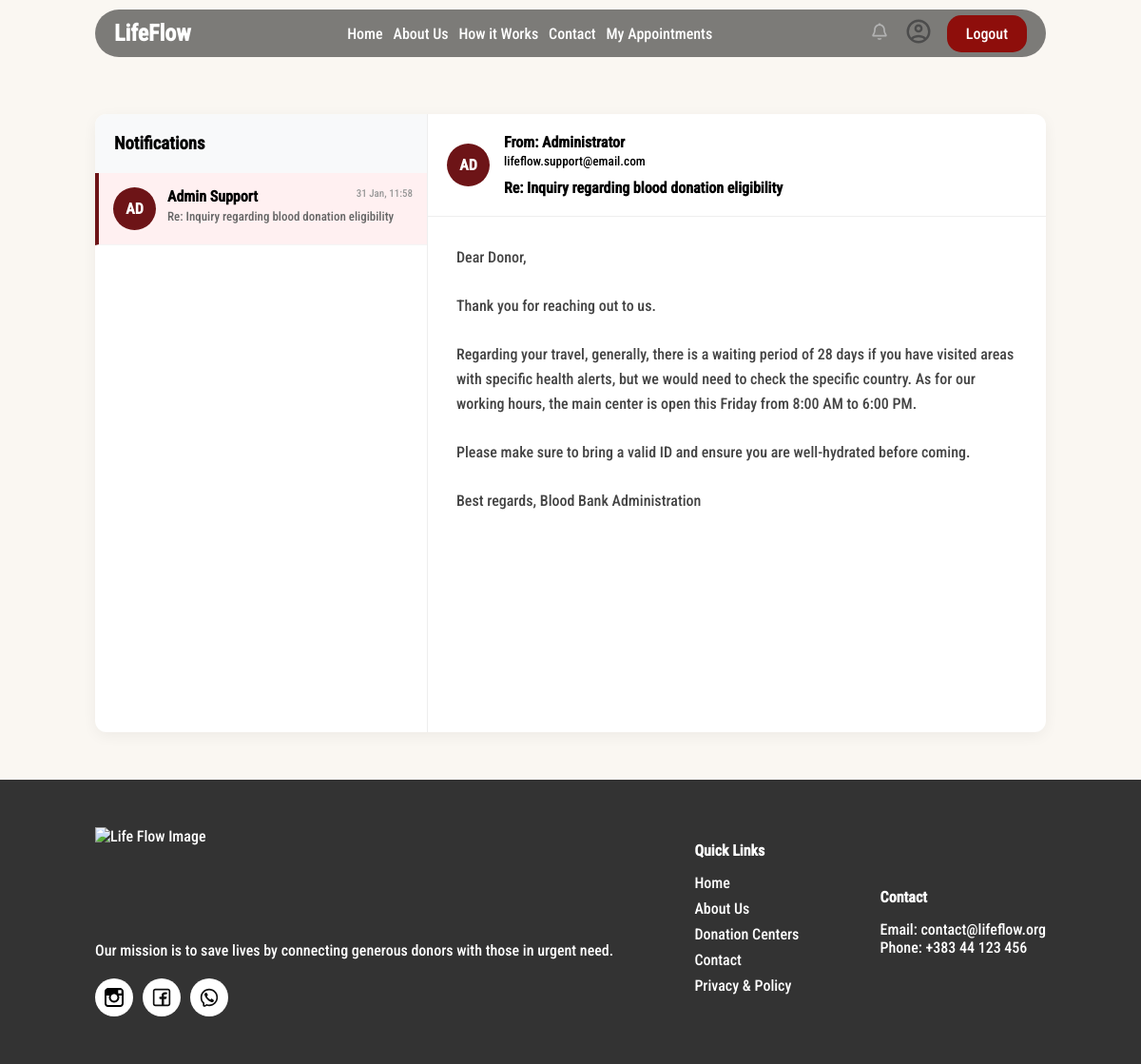
The app's page /pages/notificationsPage/notificationsPage.php?notif_id=5 (signed in), older data.
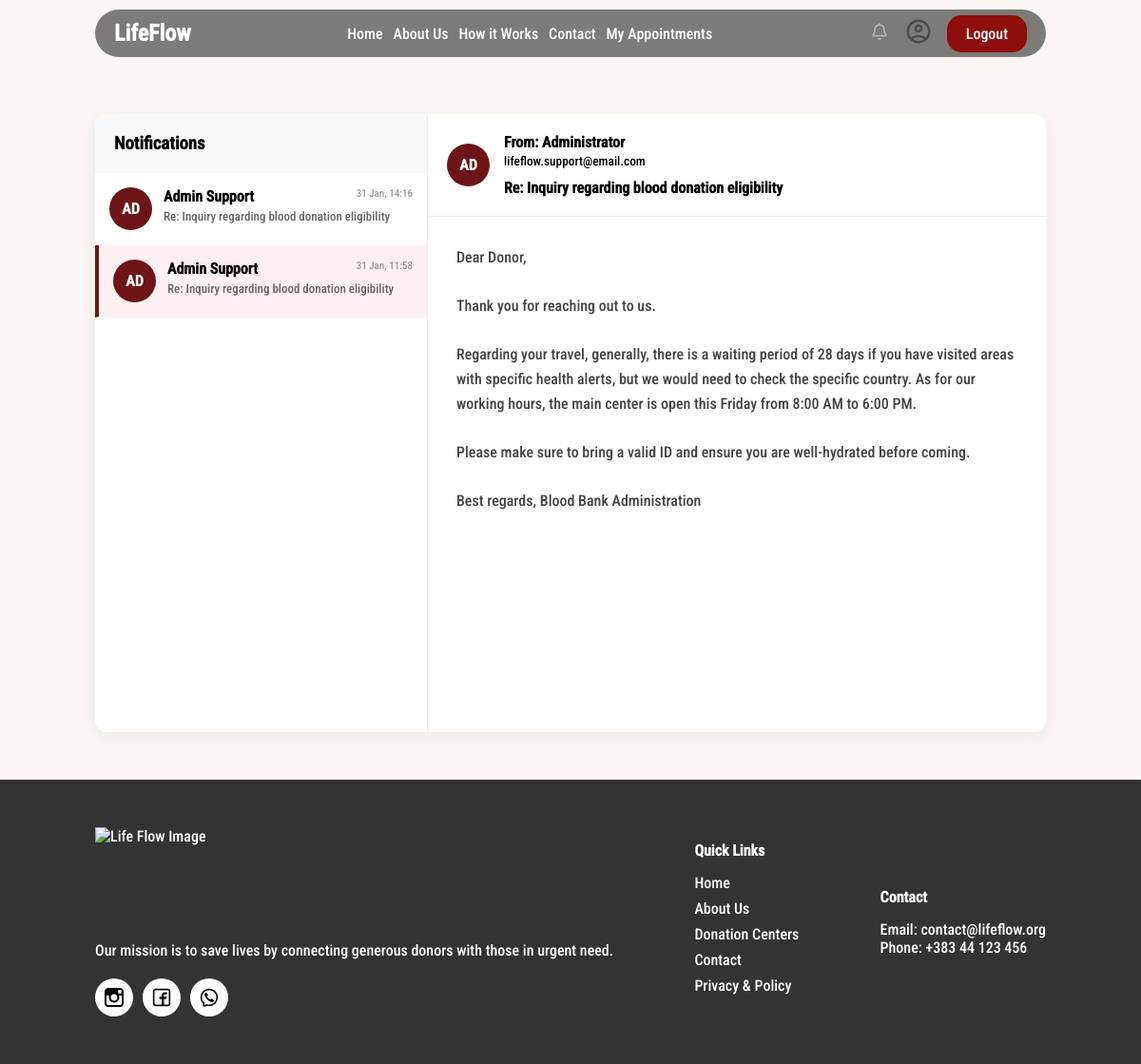
The same page, newer data.
### tables this page shows
CREATE TABLE `messages` (
  `id` int(11) NOT NULL,
  `sender_id` int(11) NOT NULL,
  `receiver_id` int(11) DEFAULT NULL,
  `message_text` text NOT NULL,
  `subject` varchar(255) NOT NULL,
  `is_read` tinyint(1) DEFAULT 0,
  `created_at` timestamp NOT NULL DEFAULT current_timestamp()
);

### config.php (called while the page is built)
<?php
class Database {
    private $host = 'localhost';
    private $dbname = 'blood_bank_management_system';
    private $username = 'root';
    private $password = '';
    private $conn;
    public function __construct() {
        try {
            $dsn = "mysql:host={$this->host};dbname={$this->dbname}";
            $this->conn = new PDO($dsn, $this->username, $this->password);
            $this->conn->setAttribute(PDO::ATTR_ERRMODE, PDO::ERRMODE_EXCEPTION);
        } catch(PDOException $e) {
            die("Connection failed: " . $e->getMessage());
        }
    }
    public function getConnection(): PDO {
        return $this->conn;
    }
}
?>

### crud/messages/messagesLogic.php (called while the page is built, shortened)
<?php
class Message {
    private $conn;
    private $table = "messages";
    public function __construct($db) {
        $this->conn = $db;
    }
    public function getMessageById($id) {
    $sql = "SELECT m.id, m.sender_id, m.receiver_id, m.subject, m.message_text, m.is_read, m.created_at,
                   d.first_name, d.last_name, u.email
            FROM messages m
            INNER JOIN users u ON m.sender_id = u.id
            LEFT JOIN donors d ON u.id = d.id
            WHERE m.id = :id";
    $stmt = $this->conn->prepare($sql);
    $stmt->bindParam(':id', $id, PDO::PARAM_INT);
    $stmt->execute();
    return $stmt->fetch(PDO::FETCH_ASSOC);
}
public function getMessagesByReceiverId($userId) {
    $sql = "SELECT * FROM {$this->table} WHERE receiver_id = :userId ORDER BY created_at DESC";
    $stmt = $this->conn->prepare($sql);
    $stmt->bindParam(':userId', $userId, PDO::PARAM_INT);
    $stmt->execute();
    return $stmt->fetchAll(PDO::FETCH_ASSOC);
}
}
?>

### pages/notificationsPage/notificationsPage.php (the view, shortened to what this page needs)
<?php
include_once "../../config.php";
include_once "../../crud/messages/messagesLogic.php";
$db = new Database();
$messageObj = new Message($db->getConnection());
$userId = $_SESSION['user_id'];
$messages = $messageObj->getMessagesByReceiverId($userId);
$selectedId = $_GET['notif_id'] ?? null;
$currentMsg = null;
if ($selectedId) {
    $currentMsg = $messageObj->getMessageById($selectedId);
}
?>
<!DOCTYPE html>
<html lang="en">
<head>
    <link rel="stylesheet" href="../../dashboard/assets/css/messages.css?v=<?php echo time(); ?>" />
    <link rel="stylesheet" href="../../components/globalCSS/globalCSS.css" />
        <link rel="stylesheet" href="notificationsPage.css?v=<?php echo time(); ?>" />
    <link rel="stylesheet" href="../../components/header/header.css?v=<?php echo time(); ?>" />
     <link rel="stylesheet" href="../../components/footer/footer.css?v=<?php echo time(); ?>" />
</head>
<body>
    <section class="notifSection" >
      <?php include "../../components/header/header.php";?>
        <div class="messagesContainer">
            <div class="messagesSidebar">
                <div class="sidebarHeader">
                    <h3>Notifications</h3>
                </div>
                <div class="messageList">
                    <?php if ($messages): foreach($messages as $msg): ?>
                        <div class="messageItem <?= ($selectedId == $msg['id']) ? 'active' : '' ?> <?= ($msg['is_read'] == 0) ? 'unread' : '' ?>"
                             onclick="window.location.href='notificationsPage.php?notif_id=<?= $msg['id'] ?>'">
                            <div class="msgUserImg">AD</div> <div class="msgPreview">
                                <div class="msgHeader">
                                    <strong>Admin Support</strong>
                                    <span class="msgTime"><?= date('d M, H:i', strtotime($msg['created_at'])) ?></span>
                                </div>
                                <p><?= htmlspecialchars($msg['subject']) ?></p>
                            </div>
                        </div>
                    <?php endforeach; else: ?>
                        <p style="padding: 20px;">No notifications yet.</p>
                    <?php endif; ?>
                </div>
            </div>
            <div class="messageContent">
                <?php if ($currentMsg): ?>
                    <div class="contentHeader">
                        <div class="userInfo">
                            <div class="msgUserImg">AD</div>
                            <div>
                                <h4>From: Administrator</h4>
                                <small>lifeflow.support@email.com</small>
                                <p style="margin-top: 10px; font-weight: bold;"><?= htmlspecialchars($currentMsg['subject']) ?></p>
                            </div>
                        </div>
                    </div>
                    <div class="msgBody">
                        <p><?= nl2br(htmlspecialchars($currentMsg['message_text'])) ?></p>
                    </div>
                <?php else: ?>
                    <div style="padding: 40px; text-align: center;">
                        <h3>Select a notification to read</h3>
                    </div>
                <?php endif; ?>
            </div>
        </div>
    </section>
    <custom-footer></custom-footer>
</body>
</html>

Row changes from the older to the newer data that the page shows:
added messages: created_at "31 Jan, 14:16", subject "Re: Inquiry regarding blood donation eligibility"
